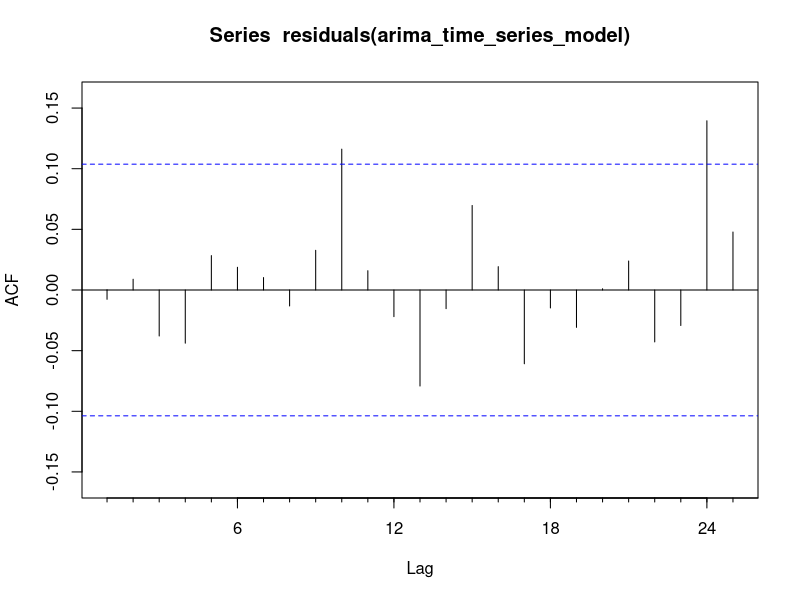
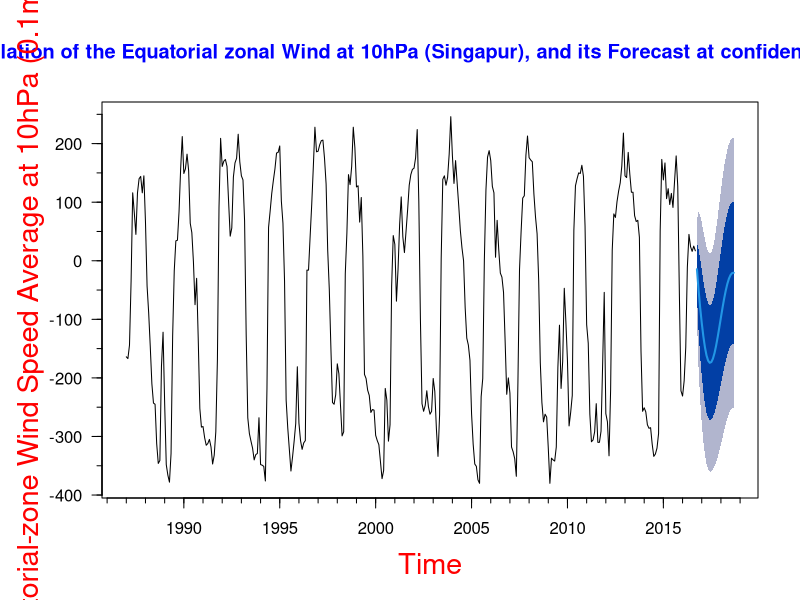

Reproduce these figures in R, in order.

required_packages <- c("forecast", "Hmisc")

missing_packages <- required_packages[!(required_packages %in% installed.packages()[,"Package"])]
if( 0 < length(missing_packages) ) {
  options(repos=c(CRAN="http://cran.cnr.Berkeley.edu/"))
  install.packages(missing_packages, dep=TRUE)
}

require(forecast)
require(Hmisc)

# Auxiliary functions on Arima and saving the forecast

run_arima_model_and_forecast <- function(univariate_time_series, confidence_level) {
  
  # ts_adjusted <- seasadj( stl(univariate_time_series, s.window = "periodic") )
  # tsdisplay( diff(ts_adjusted), main = "")
  
  truncateAfterMonths <- NULL     # do not truncate to build the ARIMA model

  arima_time_series_model <- auto.arima(univariate_time_series,
                                        truncate = truncateAfterMonths,
                                        seasonal = FALSE, stationary = FALSE,
                                        stepwise = FALSE,
                                        trace = TRUE)

  cat("Summary of the ARIMA model for the Quasi-biennial Oscillation of the Equatorial zonal Wind at 10hPa")
  
  summary(arima_time_series_model)

  Acf(residuals(arima_time_series_model))
  Ljung_Box_tests <- Box.test(x = residuals(arima_time_series_model), 
                              lag = 1, fitdf = 0, type = "Ljung")
  
  print(Ljung_Box_tests)
  
  number_of_periods_to_forecast <- 24      # number of months to forecast in the future

  arima_forecast <- forecast(object = arima_time_series_model,
                             h = number_of_periods_to_forecast,
                             level = confidence_level,
                             fan = FALSE)

  arima_forecast
}

plot_and_save_forecast_of_QSBO <- function(qsbo_forecast, confidence_level, save_plot_to_png_file) {

  png(save_plot_to_png_file, width=1600, height=1200)

  plot_title <- paste(c(c("Quasi-biennial Oscillation of the Equatorial zonal Wind at 10hPa (Singapur),",
                          "and its Forecast at confidence level percentages"),
                        confidence_level),
                      collapse = " ")

  old_par <- par(mar = c(5, 5, 5, 2) + 0.1)

  plot(qsbo_forecast, las=1, main = "")

  title(main = plot_title, col.main = "blue",
        xlab = "Time", ylab = "Equatorial-zone Wind Speed Average at 10hPa (0.1m/sec)",
        col.lab = "red", cex.lab = 1.75)

  minor.tick(nx=5)
  
  par(old_par)
  dev.off()
  
  cat("Plot of the Quasi-biennial Oscillation of the Equatorial zonal Wind at 10hPa saved to:",
      save_plot_to_png_file, sep = " ")
}

#### MAIN PROGRAM

windSpeed10hPa.monthly_observations <- c(-164.0,-167.0,-144.0,-35.0,116.0,82.0,45.0,116.0,140.0,144.0,116.0,145.0,66.0,-43.0,-89.0,-147.0,-210.0,-243.0,-245.0,-312.0,-346.0,-341.0,-180.0,-122.0,-244.0,-348.0,-366.0,-378.0,-329.0,-128.0,-17.0,34.0,35.0,84.0,157.0,212.0,149.0,157.0,182.0,154.0,64.0,48.0,-2.0,-75.0,-30.0,-133.0,-252.0,-284.0,-283.0,-302.0,-315.0,-312.0,-305.0,-318.0,-347.0,-332.0,-292.0,-169.0,91.0,209.0,161.0,170.0,173.0,161.0,101.0,42.0,56.0,143.0,167.0,175.0,216.0,169.0,145.0,138.0,68.0,-126.0,-268.0,-295.0,-308.0,-320.0,-340.0,-331.0,-329.0,-268.0,-348.0,-349.0,-351.0,-376.0,-218.0,57.0,85.0,115.0,137.0,157.0,184.0,185.0,196.0,102.0,64.0,-35.0,-238.0,-285.0,-322.0,-359.0,-335.0,-308.0,-278.0,-181.0,-277.0,-307.0,-322.0,-311.0,-307.0,-16.0,-16.0,41.0,96.0,160.0,228.0,186.0,187.0,198.0,205.0,206.0,175.0,131.0,18.0,-49.0,-149.0,-242.0,-245.0,-229.0,-176.0,-193.0,-247.0,-299.0,-292.0,-22.0,47.0,147.0,130.0,161.0,228.0,193.0,126.0,128.0,66.0,108.0,8.0,-194.0,-201.0,-221.0,-230.0,-259.0,-254.0,-255.0,-298.0,-307.0,-314.0,-343.0,-372.0,-358.0,-218.0,-238.0,-308.0,-280.0,-43.0,43.0,28.0,-69.0,-15.0,62.0,109.0,41.0,14.0,50.0,87.0,129.0,147.0,156.0,158.0,176.0,224.0,101.0,-100.0,-244.0,-257.0,-247.0,-222.0,-249.0,-262.0,-257.0,-201.0,-223.0,-287.0,-334.0,-263.0,4.0,139.0,145.0,129.0,142.0,182.0,246.0,180.0,132.0,171.0,132.0,93.0,51.0,22.0,0.0,-80.0,-132.0,-144.0,-170.0,-261.0,-313.0,-347.0,-351.0,-374.0,-380.0,-232.0,-201.0,1.0,121.0,177.0,188.0,171.0,127.0,116.0,6.0,69.0,19.0,-21.0,-28.0,-54.0,-137.0,-228.0,-200.0,-226.0,-318.0,-326.0,-338.0,-368.0,-208.0,-15.0,50.0,107.0,111.0,180.0,213.0,176.0,172.0,169.0,114.0,75.0,46.0,-34.0,-174.0,-242.0,-275.0,-262.0,-267.0,-320.0,-380.0,-337.0,-340.0,-342.0,-318.0,-182.0,-110.0,-218.0,-172.0,-47.0,-104.0,-171.0,-282.0,-259.0,-230.0,52.0,128.0,140.0,150.0,149.0,163.0,144.0,59.0,-109.0,-141.0,-262.0,-309.0,-306.0,-292.0,-244.0,-310.0,-310.0,-291.0,-177.0,-54.0,-261.0,-275.0,-333.0,-220.0,18.0,80.0,74.0,101.0,119.0,133.0,162.0,218.0,145.0,142.0,185.0,148.0,117.0,117.0,77.0,67.0,69.0,40.0,-154.0,-257.0,-251.0,-258.0,-280.0,-286.0,-285.0,-313.0,-334.0,-330.0,-320.0,-295.0,51.0,173.0,138.0,167.0,106.0,123.0,96.0,115.0,91.0,136.0,179.0,127.0,-55.0,-222.0,-231.0,-205.0,-148.0,-11.0,45.0,24.0,16.0,25.0,17.0)

windSpeed10hPa.ts <- ts(data = windSpeed10hPa.monthly_observations,
                        start = c(1987,1),
                        deltat = 1/12)

forecast_confidence_level <- c(50, 80)            # confidence level of the areas to predict

windSpeed10hPa.forecast <- run_arima_model_and_forecast(univariate_time_series = windSpeed10hPa.ts,
                                                        confidence_level = forecast_confidence_level)

new_png_filename <- file.path(getwd(), "arima_quasi_biennal_oscillation_at_10_hPa.png")

plot_and_save_forecast_of_QSBO(qsbo_forecast = windSpeed10hPa.forecast,
                               confidence_level = forecast_confidence_level,
                               save_plot_to_png_file = new_png_filename)
